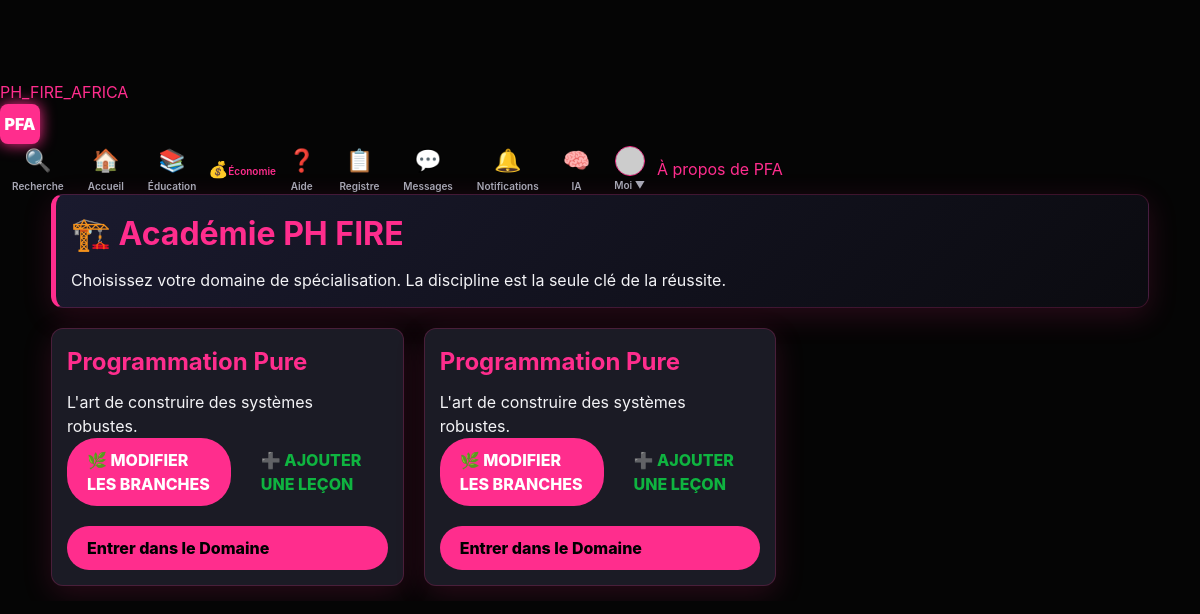
Page /academie (signed in) on the committed database.
### tables this page shows
CREATE TABLE domains (id INTEGER PRIMARY KEY AUTOINCREMENT, nom VARCHAR(100), description TEXT);

### app.py (the view)
    @app.get("/academie")
    @login_required
    def academie_home():
        domaines = db_all("SELECT * FROM domains")
        return render_template("academie/home.html", domaines=domaines)

### templates/academie/home.html (shortened to what this page needs)
{% extends "base.html" %}
{% block content %}
<div class="card" style="border-left: 5px solid var(--accent); background: linear-gradient(135deg, #1a1a2e, #0b0b10);">
    <h1 style="color: var(--accent);">🏗️ Académie PH FIRE</h1>
    <p class="muted">Choisissez votre domaine de spécialisation. La discipline est la seule clé de la réussite.</p>
</div>
<div class="grid" style="display: grid; grid-template-columns: repeat(auto-fill, minmax(300px, 1fr)); gap: 20px; margin-top: 20px;">
    {% for d in domaines %}
    <div class="card" style="display: flex; flex-direction: column; justify-content: space-between;">
        <div>
            <h2 style="margin-bottom: 10px;">{{ d.nom }}</h2>
            <p class="small muted" style="line-height: 1.5;">{{ d.description }}</p>
        </div>
{% if me.username == 'frere' %}
<div style="margin-bottom: 20px; display: flex; gap: 10px; justify-content: flex-end;">
    <a href="{{ url_for('forge_branches') }}" class="btn" style="background: var(--accent); color: white;">
        🌿 MODIFIER LES BRANCHES
    </a>
    <a href="{{ url_for('editeur_lecon') }}" class="btn" style="background: var(--ok); color: rgb(15, 180, 64);">
        ➕ AJOUTER UNE LEÇON
    </a>
</div>
{% endif %}
        <a href="{{ url_for('academie_domaine', d_id=d.id) }}" class="btn" style="width: 100%;">
            Entrer dans le Domaine
        </a>
    </div>
    {% else %}
    <div class="card" style="grid-column: 1 / -1; text-align: center; padding: 50px;">
        <p class="muted">Aucun domaine n'est encore ouvert. L'administration prépare les fondations.</p>
    </div>
    {% endfor %}
</div>
{% endblock %}

### static/style.css (style rules this page uses)
:root { --bg: #050505; --panel: #1b1b25; --panel-glass: rgba(27, 27, 37, 0.98); --accent: #ff2d8d; --accent-dark: #e2316c; --text-main: #f3f3f6; --muted: #a7a7b4; --border: rgba(255, 45, 141, 0.2); --radius: 12px; --shadow: 0 8px 30px rgba(255, 45, 141, 0.15); --nav-height: 65px; }
* { box-sizing: border-box; margin: 0; padding: 0; }
html, body { width: 100%; max-width: 100vw; overflow-x: hidden; background-color: var(--bg); color: var(--text-main); font-family: 'Inter', system-ui, sans-serif; line-height: 1.5; }
body { padding-top: calc(var(--nav-height) + 15px); }
a { color: var(--accent); text-decoration: none; transition: 0.3s; }
h1, h2, h3, h4 { color: var(--accent); margin-bottom: 10px; }
.card { background: var(--panel); border: 1px solid var(--border); border-radius: var(--radius); padding: 15px; margin-bottom: 15px; box-shadow: var(--shadow); }
.btn { background: var(--accent); color: #000; padding: 10px 20px; border-radius: 30px; font-weight: 800; border: none; cursor: pointer; }

### rows in the picture
domains: nom "Programmation Pure", description "L'art de construire des systèmes robustes."
domains: nom "Programmation Pure", description "L'art de construire des systèmes robustes."
